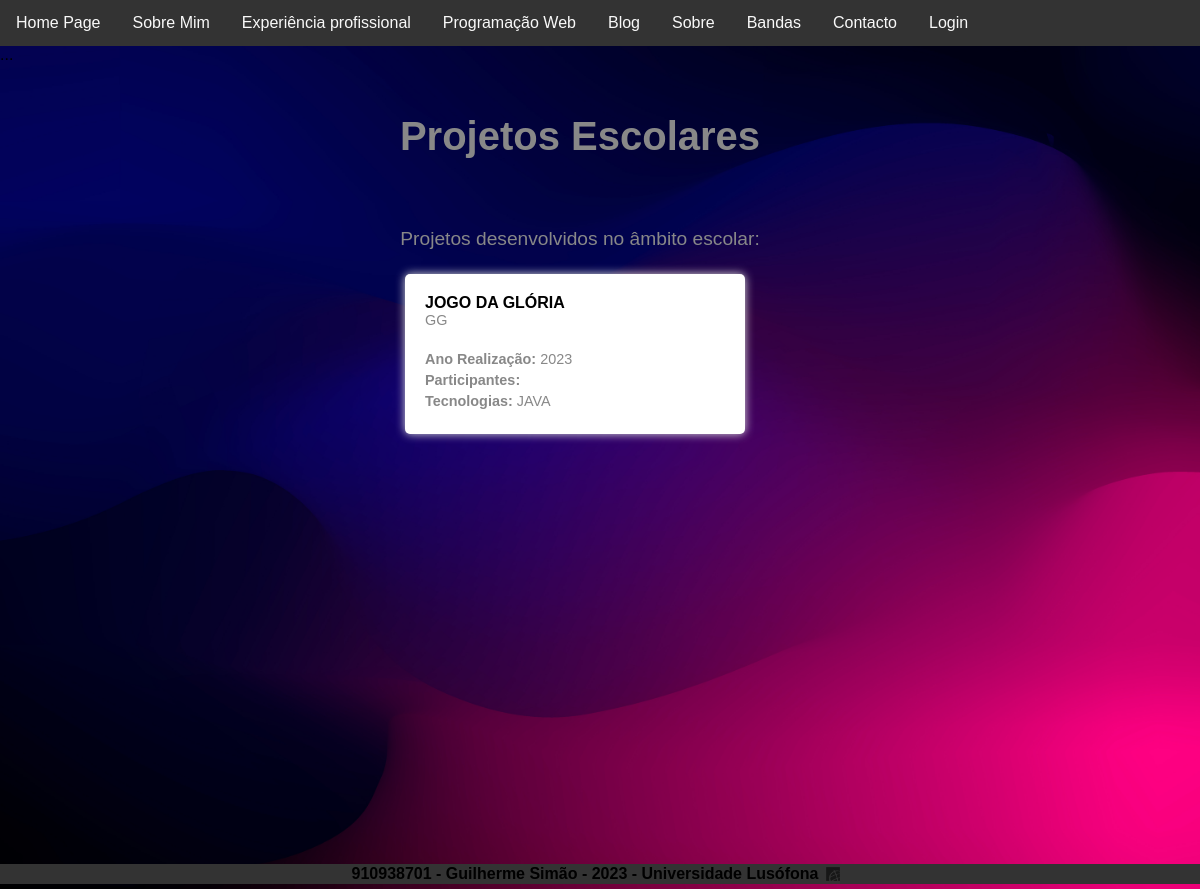
Before: /projetosescola with the older database file.
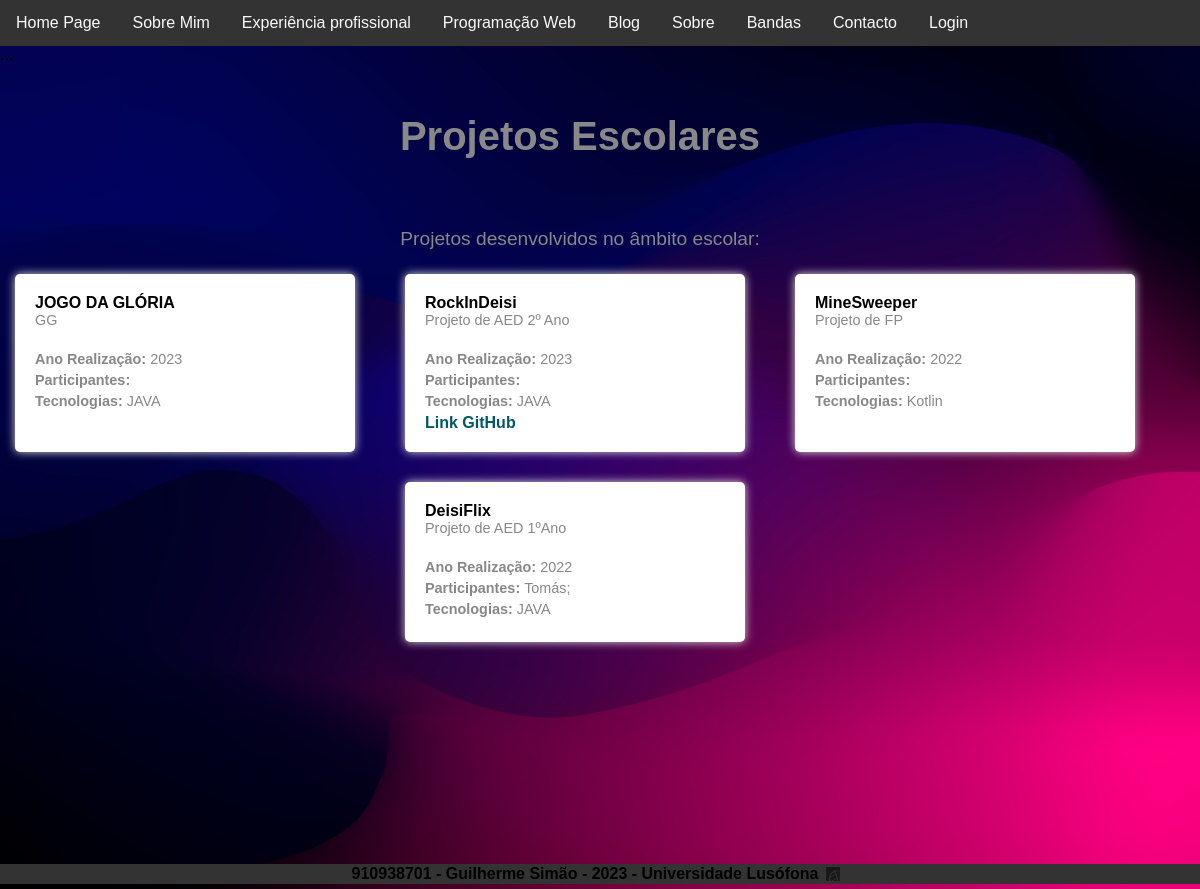
After: the same page with the newer database file.
### portfolio/models.py (models this page shows, shortened)
class Projeto(models.Model):
    titulo = models.CharField(max_length=80)
    descricao = models.CharField(max_length=500)
    imagem = models.ImageField(upload_to='static/portfolio/images', blank=True)
    anoRealizacao = models.IntegerField()
    participantes = models.ManyToManyField(Pessoa, blank=True)
    linkGitHub = models.CharField(max_length=1000, null=True, blank=True)
    linkYt = models.CharField(max_length=1000, null=True, blank=True)
    tecnologias = models.ManyToManyField(Tecnologia, blank=True)

class Tecnologia(models.Model):
    nome = models.CharField(max_length=80)
    acronimo = models.CharField(max_length=10, blank=True)
    anoCriacao = models.IntegerField()
    criador = models.CharField(max_length=80)
    logotipo = models.ImageField(upload_to='static/portfolio/images')
    link = models.CharField(max_length=1000, null=True, blank=True)
    descricao = models.TextField(max_length=1000)

class Pessoa(models.Model):
    nome = models.CharField(max_length=40)
    link_lusofona = models.CharField(max_length=1000, null=True, blank=True)
    link_linkedin = models.CharField(max_length=1000, null=True, blank=True)

### portfolio/views.py (the view)
# urls.py: path('projetosescola', views.projetosescola_page_view, name='projetosescola'),
def projetosescola_page_view(request):
    context = {'projetos': Projeto.objects.all()}
    return render(request, 'projetosescola.html',context)

### portfolio/templates/projetosescola.html (shortened to what this page needs)
{% extends 'portfolio/layout.html' %}
{% block main %}
<div class="wrapper">
    <h1 class="h1projetos">Projetos Escolares</h1>
    <p class="projetos">Projetos desenvolvidos no âmbito escolar:</p>
    <ul class="ulprojetos">
        {% for projeto in projetos %}
        <li class="liprojetos">
            <strong>{{projeto.titulo}}</strong><br>
            <span class="spanprojetos">{{projeto.descricao}}</span><br>
            <span class="spanprojetos"><b>Ano Realização: </b>{{projeto.anoRealizacao}}</span>
            <span class="spanprojetos"><b>Participantes: </b>{% for participante in projeto.participantes.all %}{{participante.nome}}; {% endfor %}</span>
            <span class="spanprojetos"><b>Tecnologias: </b>{% for tecnologia in projeto.tecnologias.all %}{{tecnologia.nome}} {% endfor %}</span>
            {% if projeto.linkGitHub is not None %}
                <a class="aprojetos" href ="{{projeto.linkGitHub |default_if_none:'#'}}">Link GitHub</a>
            {% endif %}
        </li>
        {% endfor %}
    </ul>
</div>
{% endblock %}

Changed rows visible on the page:
added Projeto: titulo "RockInDeisi", descricao "Projeto de AED 2º Ano", anoRealizacao "2023", Tecnologia (nome "JAVA")
added Projeto: titulo "MineSweeper", descricao "Projeto de FP", anoRealizacao "2022"
added Tecnologia: nome "Kotlin", shown under "MineSweeper"
added Projeto: titulo "DeisiFlix", descricao "Projeto de AED 1ºAno", anoRealizacao "2022", Tecnologia (nome "JAVA")
added Pessoa: nome "Tomás"
